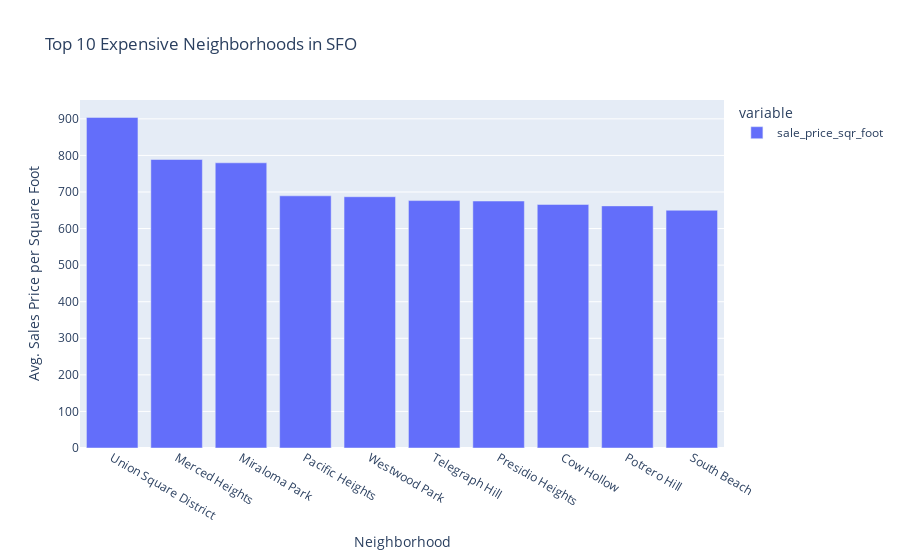

Here is the notebook cell this chart was saved with:
### Markdown cell above
## Panel Visualizations

In this section, you will copy the code for each plot type from your analysis notebook and place it into separate functions that Panel can use to create panes for the dashboard. 

These functions will convert the plot object to a Panel pane.

Be sure to include any DataFrame transformation/manipulation code required along with the plotting code.

Return a Panel pane object from each function that can be used to build the dashboard.

Note: Remove any `.show()` lines from the code. We want to return the plots instead of showing them. The Panel dashboard will then display the plots.

### Code cell
# Define Panel Visualization Functions
housing_unit_by_year = sfo_data.groupby(["year"])
def housing_units_per_year():
    """Housing Units Per Year."""
    gross_house_year = sfo_data['housing_units'].groupby(by = 'year', level=None).mean()
    fig_avg_house_year = plt.figure()
    fig_housing_units = px.bar (gross_house_year,
        title= 'Average Gross Rent in San Francisco')
    #fig_housing_units.set_xlabel("Year")
    #fig_housing_units.set_ylabel("Gross Rent")
        
    return fig_housing_units
    # YOUR CODE HERE!
    #gross_house_year = sfo_data['housing_units'].groupby(by = 'year', level=None).mean()
    #boundry = housing_unit.std()
    #avg_house_per_year_plt = plt.figure()
    #avg_gross_year_rent_plot = gross_rent_year.plot.bar(
       # title='Average Gross Rent in San Francisco')
   # avg_gross_year_rent_plot.set.xlabel("Year")
   # avg_gross_year_rent_plot.set.ylabel("Gross Rent")
    #return avg_house_per_year_plt
def average_gross_rent():
    """Average Gross Rent in San Francisco Per Year."""
    mean_gross_rent = sfo_data.groupby(["year"])["gross_rent"].mean()
    # YOUR CODE HERE!
    return px.line(mean_gross_rent,
       title='Average Gross Rent in San Francisco',
       labels={"year": "Year", "value": "Gross Rent"}
       #xlim=(housing_unit_by_year.first().index.min(), housing_unit_by_year.first().index.max())
    )


def average_sales_price():
    """Average Sales Price Per Year."""
    
    return px.line(sfo_data.groupby(["year"])['sale_price_sqr_foot'].mean(),
        title='Average Sales Price in San Francisco',
        labels={"year":'Year', "value":'Avg. Sale Price'},
        #xlim=(housing_unit_by_year.first().index.min(), housing_unit_by_year.first().index.max())
    )

neighborhood_df = sfo_data.groupby(['year','neighborhood']).mean().reset_index()


def average_price_by_neighborhood():
    """Average Prices by Neighborhood."""
    
    sfo_data2 = pd.read_csv("Data/sfo_neighborhoods_census_data.csv")
    avg_price_df = sfo_data2.groupby(by=['year', 'neighborhood'])
    avg_price_mean = avg_price_df.mean()

    sfo_grouped_year_and_nbhd_plot = avg_price_mean.hvplot.line(
        x='year',
        y='sale_price_sqr_foot',
        ##labels={"year":'Year', "value":'Avg. Sale Price'} a revoir avec MILAD
        xlabel= 'Year',
        ylabel='Price per Sq Foot',
        groupby='neighborhood',
        width=600
    ).opts(yformatter='%0f')

    return sfo_grouped_year_and_nbhd_plot





def top_most_expensive_neighborhoods():
    """Top 10 Most Expensive Neighborhoods."""
    groupby_neighborhood = sfo_data.groupby(["neighborhood"]).mean()
    top_10_most_expensive = groupby_neighborhood.sort_values(by='sale_price_sqr_foot', ascending=False).head(10)
    top_10_most_expensive = top_10_most_expensive.reset_index()
    top_10_most_expensive
    
    return px.bar(top_expensive_neighborhood['sale_price_sqr_foot'],
        title='Top 10 Expensive Neighborhoods in SFO',
        labels={"neighborhood":'Neighborhood', "value":'Avg. Sales Price per Square Foot'}
        #xlabel='Neighborhood',
        #shared_axes=False,
        #ylabel='Avg. Sales Price per Square Foot', 
        #rot=45
    )

def parallel_coordinates():
    """Parallel Coordinates Plot."""
    
    # YOUR CODE HERE!
    return px.parallel_coordinates(
        top_expensive_neighborhood, 
        title='Parallel Coordinates Plot',
        color='sale_price_sqr_foot'
    )


def parallel_categories():
    """Parallel Categories Plot."""
    
    # YOUR CODE HERE!
    return px.parallel_categories(
        top_expensive_neighborhood.reset_index(), 
        color='sale_price_sqr_foot',
        title='Parallel Categories Plot',
        color_continuous_scale=px.colors.sequential.Agsunset
        )
    

def neighborhood_map():
    """Neighborhood Map"""
    
    # YOUR CODE HERE!

    new_avg_values_neighborhood=avg_values_neighborhood.reset_index().rename(columns = {'neighborhood':'Neighborhood'})
    neighborhood_location=pd.merge(df_neighborhood_locations,new_avg_values_neighborhood, on='Neighborhood')
    
    return px.scatter_mapbox(neighborhood_location,
                            lat="Lat",
                            lon="Lon",
                            size='sale_price_sqr_foot',
                            color='gross_rent',
                            hover_name='Neighborhood',
                            zoom=11,
                            color_continuous_scale=px.colors.sequential.Jet
                            )
    
    

#housing_units_per_year()
#average_gross_rent()
#average_sales_price()
#average_price_by_neighborhood()
##plot_avg_price_per_sq_ft()
#top_most_expensive_neighborhoods() Crottiger par moi
#parallel_coordinates()
#parallel_categories()
##neighborhood_map()

### Figure 1 — Plotly figure (JSON) as saved in the notebook; plotly's stock layout.template omitted (floating-point values rounded to 4 significant figures)
{"data": [{"alignmentgroup": "True", "hovertemplate": "variable=sale_price_sqr_foot<br>Neighborhood=%{x}<br>Avg. Sales Price per Square Foot=%{y}<extra></extra>", "legendgroup": "sale_price_sqr_foot", "marker": {"color": "#636efa"}, "name": "sale_price_sqr_foot", "offsetgroup": "sale_price_sqr_foot", "orientation": "v", "showlegend": true, "textposition": "auto", "type": "bar", "x": ["Union Square District", "Merced Heights", "Miraloma Park", "Pacific Heights", "Westwood Park", "Telegraph Hill", "Presidio Heights", "Cow Hollow", "Potrero Hill", "South Beach"], "xaxis": "x", "y": [904.0, 788.8, 779.8, 689.6, 687.1, 676.5, 675.4, 666.0, 662.0, 650.1], "yaxis": "y"}], "layout": {"autosize": true, "barmode": "relative", "legend": {"title": {"text": "variable"}, "tracegroupgap": 0}, "title": {"text": "Top 10 Expensive Neighborhoods in SFO"}, "xaxis": {"anchor": "y", "autorange": true, "domain": [0, 1], "range": [-0.5, 9.5], "title": {"text": "Neighborhood"}, "type": "category"}, "yaxis": {"anchor": "x", "autorange": true, "domain": [0, 1], "range": [0, 951.6], "title": {"text": "Avg. Sales Price per Square Foot"}, "type": "linear"}}}
